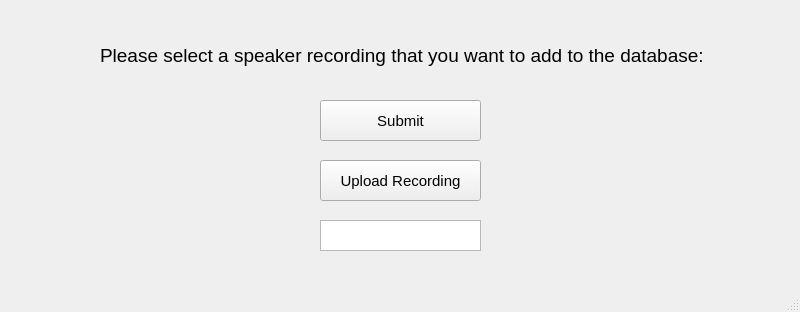
<?xml version="1.0" encoding="UTF-8"?>
<ui version="4.0">
 <class>recordingSelector2</class>
 <widget class="QMainWindow" name="recordingSelector2">
  <property name="geometry">
   <rect>
    <x>0</x>
    <y>0</y>
    <width>800</width>
    <height>312</height>
   </rect>
  </property>
  <property name="windowTitle">
   <string>MainWindow</string>
  </property>
  <widget class="QWidget" name="centralwidget">
   <widget class="QLabel" name="label">
    <property name="geometry">
     <rect>
      <x>100</x>
      <y>40</y>
      <width>671</width>
      <height>31</height>
     </rect>
    </property>
    <property name="font">
     <font>
      <pointsize>14</pointsize>
     </font>
    </property>
    <property name="text">
     <string>Please select a speaker recording that you want to add to the database:</string>
    </property>
   </widget>
   <widget class="QPushButton" name="submit">
    <property name="geometry">
     <rect>
      <x>320</x>
      <y>100</y>
      <width>161</width>
      <height>41</height>
     </rect>
    </property>
    <property name="font">
     <font>
      <pointsize>11</pointsize>
     </font>
    </property>
    <property name="text">
     <string>Submit</string>
    </property>
   </widget>
   <widget class="QPushButton" name="uploadRec">
    <property name="geometry">
     <rect>
      <x>320</x>
      <y>160</y>
      <width>161</width>
      <height>41</height>
     </rect>
    </property>
    <property name="font">
     <font>
      <pointsize>11</pointsize>
     </font>
    </property>
    <property name="text">
     <string>Upload Recording</string>
    </property>
   </widget>
   <widget class="QTextEdit" name="chosen_path">
    <property name="geometry">
     <rect>
      <x>320</x>
      <y>220</y>
      <width>161</width>
      <height>31</height>
     </rect>
    </property>
   </widget>
  </widget>
  <widget class="QMenuBar" name="menubar">
   <property name="geometry">
    <rect>
     <x>0</x>
     <y>0</y>
     <width>800</width>
     <height>21</height>
    </rect>
   </property>
  </widget>
  <widget class="QStatusBar" name="statusbar"/>
 </widget>
 <resources/>
 <connections/>
</ui>
